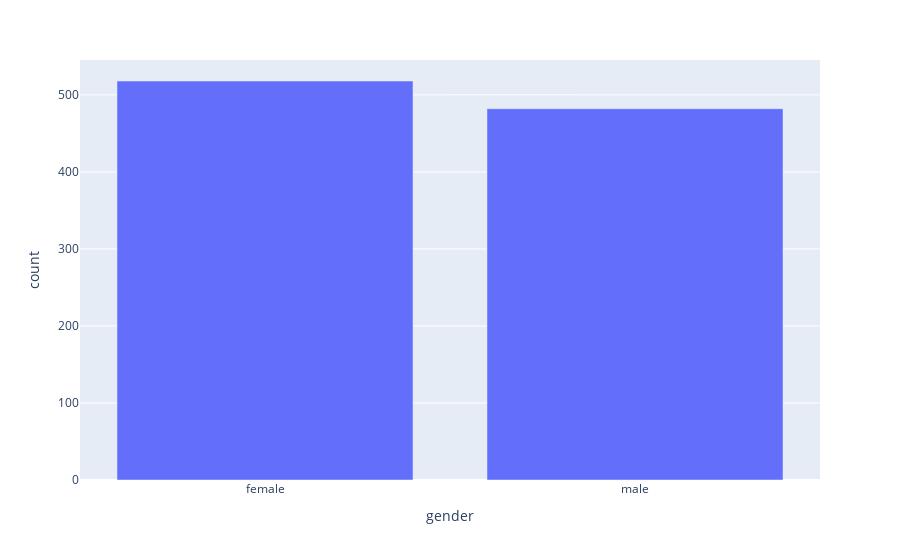

Notebook code for this chart:
### Code cell
px.bar(gender,x= 'gender',y='count')

### Figure 1 — Plotly figure (JSON) as saved in the notebook; plotly's stock layout.template omitted (floating-point values rounded to 4 significant figures)
{"data": [{"alignmentgroup": "True", "hovertemplate": "gender=%{x}<br>count=%{y}<extra></extra>", "legendgroup": "", "marker": {"color": "#636efa", "pattern": {"shape": ""}}, "name": "", "offsetgroup": "", "orientation": "v", "showlegend": false, "textposition": "auto", "type": "bar", "x": ["female", "male"], "xaxis": "x", "y": [518, 482], "yaxis": "y"}], "layout": {"autosize": true, "barmode": "relative", "legend": {"tracegroupgap": 0}, "margin": {"t": 60}, "xaxis": {"anchor": "y", "autorange": true, "domain": [0, 1], "range": [-0.5, 1.5], "title": {"text": "gender"}, "type": "category"}, "yaxis": {"anchor": "x", "autorange": true, "domain": [0, 1], "range": [0, 545.3], "title": {"text": "count"}, "type": "linear"}}}
